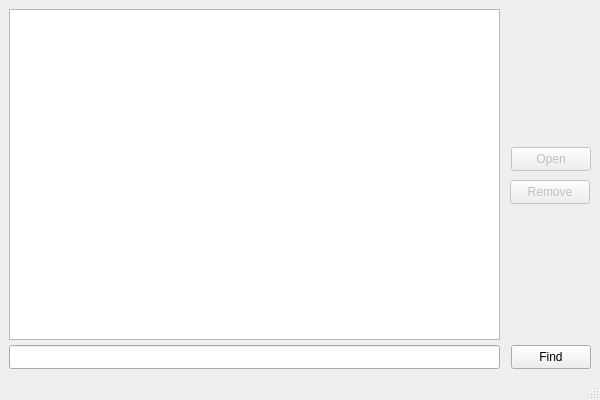
<?xml version="1.0" encoding="UTF-8"?>
<ui version="4.0">
 <class>MainWindow</class>
 <widget class="QMainWindow" name="MainWindow">
  <property name="geometry">
   <rect>
    <x>0</x>
    <y>0</y>
    <width>600</width>
    <height>400</height>
   </rect>
  </property>
  <property name="minimumSize">
   <size>
    <width>600</width>
    <height>400</height>
   </size>
  </property>
  <property name="windowTitle">
   <string>MainWindow</string>
  </property>
  <widget class="QWidget" name="centralwidget">
   <widget class="QTreeWidget" name="treeWidget">
    <property name="geometry">
     <rect>
      <x>9</x>
      <y>9</y>
      <width>491</width>
      <height>331</height>
     </rect>
    </property>
    <attribute name="headerVisible">
     <bool>false</bool>
    </attribute>
    <column>
     <property name="text">
      <string notr="true">1</string>
     </property>
    </column>
   </widget>
   <widget class="QLineEdit" name="destinationResult">
    <property name="geometry">
     <rect>
      <x>9</x>
      <y>345</y>
      <width>491</width>
      <height>24</height>
     </rect>
    </property>
    <property name="readOnly">
     <bool>true</bool>
    </property>
   </widget>
   <widget class="QPushButton" name="testBtn">
    <property name="geometry">
     <rect>
      <x>511</x>
      <y>345</y>
      <width>80</width>
      <height>24</height>
     </rect>
    </property>
    <property name="text">
     <string>Find</string>
    </property>
   </widget>
   <widget class="QPushButton" name="openBtn">
    <property name="enabled">
     <bool>false</bool>
    </property>
    <property name="geometry">
     <rect>
      <x>511</x>
      <y>147</y>
      <width>80</width>
      <height>24</height>
     </rect>
    </property>
    <property name="text">
     <string>Open</string>
    </property>
   </widget>
   <widget class="QPushButton" name="removeBtn">
    <property name="enabled">
     <bool>false</bool>
    </property>
    <property name="geometry">
     <rect>
      <x>510</x>
      <y>180</y>
      <width>80</width>
      <height>24</height>
     </rect>
    </property>
    <property name="locale">
     <locale language="English" country="UnitedStates"/>
    </property>
    <property name="text">
     <string>Remove</string>
    </property>
    <property name="checkable">
     <bool>false</bool>
    </property>
   </widget>
  </widget>
  <widget class="QStatusBar" name="statusbar"/>
 </widget>
 <tabstops>
  <tabstop>treeWidget</tabstop>
 </tabstops>
 <resources/>
 <connections/>
</ui>
